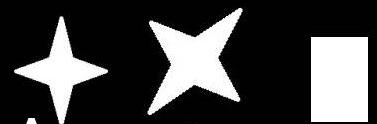
#> input picture opencv_test/image_processing/d.jpg, 377 x 124 px
$ python contours_2.py
#> lines starting #> are read from the running program, lines starting #| are printed output that depends on the picture; after the words box and inside, x2 and y2 are one past the last pixel; in counts of white or black regions, pixels touching at a corner belong together
"""
凸性缺陷及其查找方法。
求从一点到多边形的最短距离
匹配不同的形状
"""
import cv2 as cv
import numpy as np

img = cv.imread('d.jpg')
#> img is the input picture: shape (124, 377, 3); min 0, max 255, mean 68.6
img_gray = cv.cvtColor(img, cv.COLOR_BGR2GRAY)
ret, thresh = cv.threshold(img_gray, 127, 255, 0)
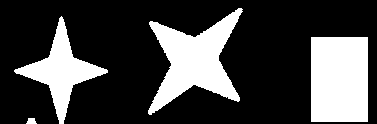
#> thresh: shape (124, 377); 26.6% white; 4 white regions
contours, hierarchy = cv.findContours(thresh, 2, 1)
#> contours = 4 contours; box (x1, y1, x2, y2) and area: (311, 37, 368, 122) 4704, (148, 8, 243, 115) 4510, (14, 16, 108, 124) 2702, (26, 118, 37, 124) 36
cnt = contours[2]
#> cnt = contour of 303 points, box (x1, y1, x2, y2) (14, 16, 108, 124), area 2702
hull = cv.convexHull(cnt, returnPoints=False)
#> hull = [302, 228, 226, 153, 149, 76, 75, 2, 0]
defects = cv.convexityDefects(cnt, hull)
#> defects = [[2, 75, 40, 4430], [76, 149, 111, 4430], [153, 226, 191, 4610], [228, 302, 263, 4510]]
for i in range(defects.shape[0]):
    s, e, f, d = defects[i, 0]
    start = tuple(cnt[s][0])
    end = tuple(cnt[e][0])
    far = tuple(cnt[f][0])
    cv.line(img, start, end, [0, 255, 0], 2)
    cv.circle(img, far, 5, [0, 0, 255], -1)
#> this loop made 4 passes
#> (s, e, f, d, start, end, far) on passes 1 to 4: (2, 75, 40, 4430, (59, 18), (14, 70), (49, 56)), (76, 149, 111, 4430, (14, 71), (59, 123), (49, 85)), (153, 226, 191, 4610, (63, 123), (107, 72), (72, 85)), (228, 302, 263, 4510, (107, 70), (62, 17), (72, 56))
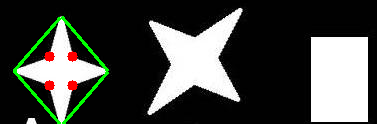
#> img: shape (124, 377, 3); 2.62% of pixels changed, all inside (x1, y1, x2, y2) = (13, 16, 109, 124)
cv.imshow('img', img)
cv.waitKey(0)
cv.destroyAllWindows()
